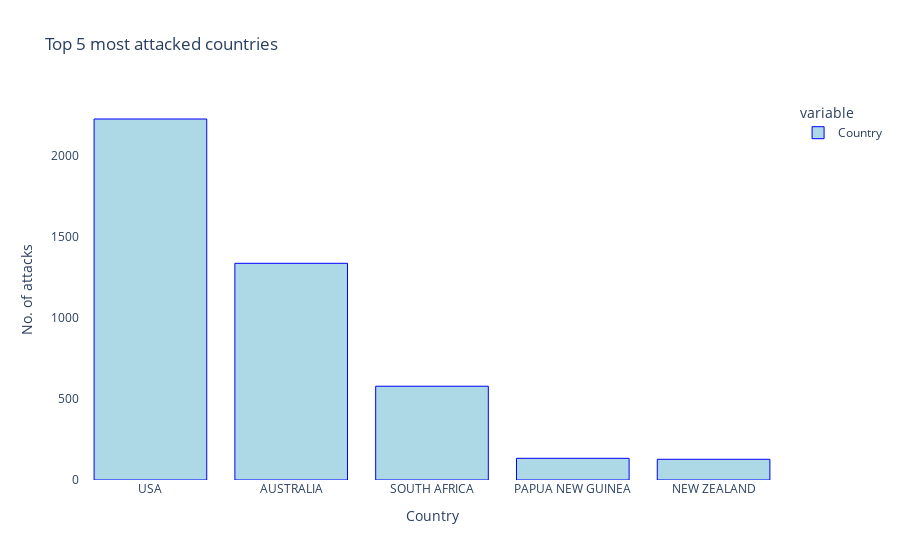

The code cell stored with this chart in its notebook:
### Markdown cell above
## Workplace  

**The second criterion is workplace. Here, the places where the attacks happened are analysed in order to check if most attacks normally happen in the same few locations or if they are heavily scattered through several places.**

Possible conclusions:
- If most attacks happen in a few select locations this indicates sharks indeed like to work close to one another. Therefore, they prefer a more "traditional" work setting;  


- On the other hand, if they are scattered, this would indicate that they do not choose their place of work necessarily based on where other sharks work. In this case, it can be concluded that sharks prefer a rather flexible form of work, a.k.a freelancing.

### Code cell
fig2 = px.bar(Total_prefered_countries, title = "Top 5 most attacked countries", 
              labels = {'index': 'Country', 'value':'No. of attacks' })

fig2.update_layout({

'plot_bgcolor': 'rgba(100, 0, 50, 0)',
'paper_bgcolor': 'rgba(0, 0, 0, 0)'
})

fig2.update_traces(
                  marker_color='lightblue',
                  marker_line_color='blue',
                  marker_line_width=1, opacity=1
)

fig2.show()

### Figure 1 — Plotly figure (JSON) as saved in the notebook; plotly's stock layout.template omitted (floating-point values rounded to 4 significant figures)
{"data": [{"alignmentgroup": "True", "hovertemplate": "variable=Country<br>Country=%{x}<br>No. of attacks=%{y}<extra></extra>", "legendgroup": "Country", "marker": {"color": "lightblue", "line": {"color": "blue", "width": 1}, "pattern": {"shape": ""}}, "name": "Country", "offsetgroup": "Country", "opacity": 1, "orientation": "v", "showlegend": true, "textposition": "auto", "type": "bar", "x": ["USA", "AUSTRALIA", "SOUTH AFRICA", "PAPUA NEW GUINEA", "NEW ZEALAND"], "xaxis": "x", "y": [2229, 1338, 579, 134, 128], "yaxis": "y"}], "layout": {"barmode": "relative", "legend": {"title": {"text": "variable"}, "tracegroupgap": 0}, "paper_bgcolor": "rgba(0, 0, 0, 0)", "plot_bgcolor": "rgba(100, 0, 50, 0)", "title": {"text": "Top 5 most attacked countries"}, "xaxis": {"anchor": "y", "domain": [0, 1], "title": {"text": "Country"}}, "yaxis": {"anchor": "x", "domain": [0, 1], "title": {"text": "No. of attacks"}}}}
